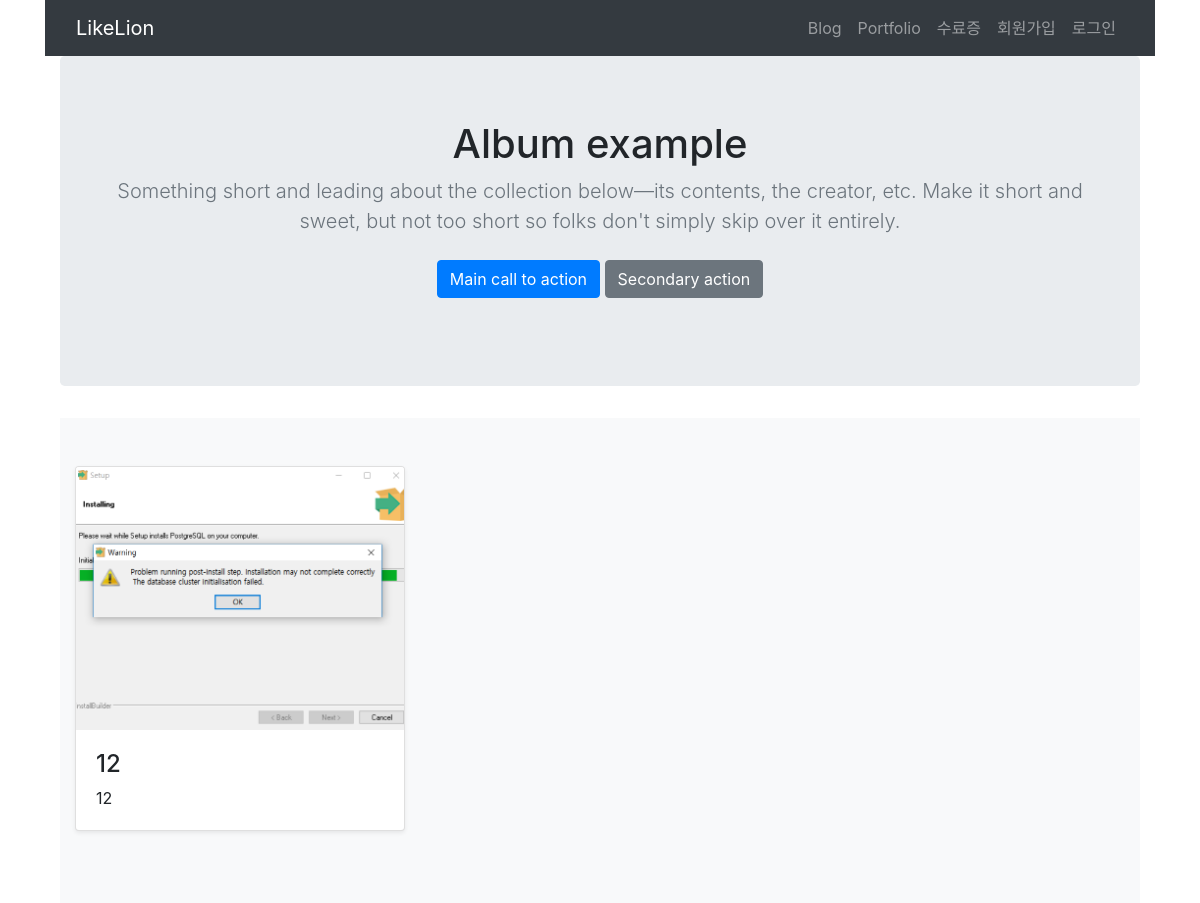
The page /portfolio/ on the database its author committed.
### portfolio/models.py (models this page shows, shortened)
class Portfolio(models.Model): # class는 항상 대문자로 시작을 해야한다.
    title = models.CharField(max_length=255)
    images = models.ImageField(upload_to='./images/')
    description = models.CharField(max_length=500)

### portfolio/views.py (the view)
# urls.py: path('', views.portfolio, name = 'portfolio'),
def portfolio(request):
    portfolios = Portfolio.objects
    return render(request, 'portfolio/portpolio.html', {'portfolios':portfolios})

### portfolio/templates/portfolio/portpolio.html
{% extends 'base.html' %}
{% block content %}
{% load staticfiles %}
<main role="main">
        <section class="jumbotron text-center">
          <div class="container">
            <h1 class="jumbotron-heading">Album example</h1>
            <p class="lead text-muted">Something short and leading about the collection below—its contents, the creator, etc. Make it short and sweet, but not too short so folks don't simply skip over it entirely.</p>
            <p>
              <a href="#" class="btn btn-primary my-2">Main call to action</a>
              <a href="#" class="btn btn-secondary my-2">Secondary action</a>
            </p>
          </div>
        </section>
    <div class="album py-5 bg-light">
        <div class="container">
            <div class="row">
            {% for portfolio in portfolios.all %}
            <div class="col-md-4">
                <div class="card mb-4 shadow-sm">
                <img class="card-img-top" src="{{portfolio.images.url}}" alt="#">
                <div class="card-body">
                    <h4>{{ portfolio.title }}</h4>
                    <p class="card-text">{{ portfolio.description }}</p>
                </div>
                </div>
            </div>
            {% endfor %}
        </div>
        </div>
    </div>
</main>
{% endblock %}

### rows shown on the page
Portfolio: images (picture), title "12", description "12"
